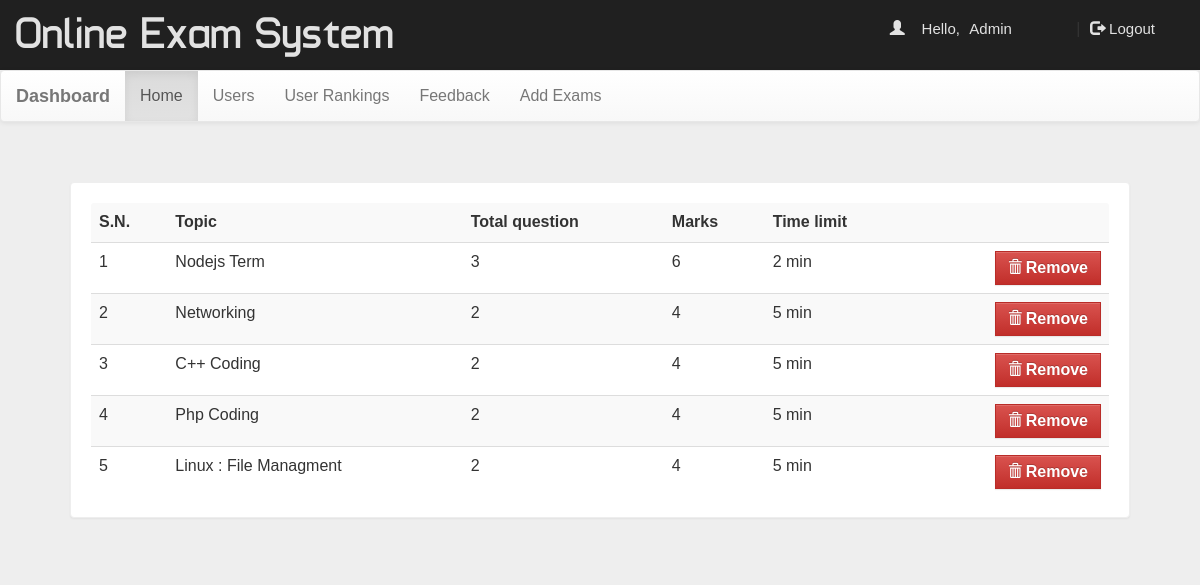
The app's page /dash.php?q=0 (signed in) with its own data.
### tables this page shows
CREATE TABLE `quiz` (
  `eid` text NOT NULL,
  `title` varchar(100) NOT NULL,
  `sahi` int(11) NOT NULL,
  `wrong` int(11) NOT NULL,
  `total` int(11) NOT NULL,
  `time` bigint(20) NOT NULL,
  `intro` text NOT NULL,
  `tag` varchar(100) NOT NULL,
  `date` timestamp NOT NULL DEFAULT CURRENT_TIMESTAMP ON UPDATE CURRENT_TIMESTAMP
);

### dash.php (the view, shortened to what this page needs)
<!DOCTYPE html PUBLIC "-//W3C//DTD XHTML 1.0 Transitional//EN" "http://www.w3.org/TR/xhtml1/DTD/xhtml1-transitional.dtd">
<html xmlns="http://www.w3.org/1999/xhtml">
<head>
<link  rel="stylesheet" href="css/bootstrap.min.css"/>
 <link  rel="stylesheet" href="css/bootstrap-theme.min.css"/>
 <link rel="stylesheet" href="css/main.css">
 <link  rel="stylesheet" href="css/font.css">
</head>
<body  style="background:#eee;">
<div class="header">
<div class="row">
<div class="col-lg-6">
<span class="logo">Online Exam System</span></div>
<?php
 include_once 'dbConnection.php';
  if(!(isset($_SESSION['email']))){
header("location:index.php");
}
else
{
$name = $_SESSION['name'];
echo '<span class="pull-right top title1" ><span class="log1"><span class="glyphicon glyphicon-user" aria-hidden="true"></span>&nbsp;&nbsp;&nbsp;&nbsp;Hello,</span> <a href="#" class="log log1">'.$name.'</a>&nbsp;|&nbsp;<a href="logout.php?q=account.php" class="log"><span class="glyphicon glyphicon-log-out" aria-hidden="true"></span>&nbsp;Logout</button></a></span>';
}?>
</div></div>
<nav class="navbar navbar-default title1">
  <div class="container-fluid">
    <div class="navbar-header">
      <a class="navbar-brand" href="dash.php?q=0"><b>Dashboard</b></a>
    </div>
    <div class="collapse navbar-collapse" id="bs-example-navbar-collapse-1">
      <ul class="nav navbar-nav">
        <li <?php if(@$_GET['q']==0) echo'class="active"'; ?>><a href="dash.php?q=0">Home<span class="sr-only">(current)</span></a></li>
        <li <?php if(@$_GET['q']==1) echo'class="active"'; ?>><a href="dash.php?q=1">Users</a></li>
		<li <?php if(@$_GET['q']==2) echo'class="active"'; ?>><a href="dash.php?q=2">User Rankings</a></li>
    <li <?php if(@$_GET['q']==3) echo'class="active"'; ?>><a href="dash.php?q=3">Feedback</a></li>
    <li <?php if(@$_GET['q']==4) echo'class="active"'; ?>><a href="dash.php?q=4">Add Exams</a></li>
      </ul>
          </div>
  </div>
</nav>
<div class="container">
<div class="row">
<div class="col-md-12">
<?php if(@$_GET['q']==0) {
$result = mysqli_query($con,"SELECT * FROM quiz ORDER BY date DESC") or die('Error');
echo  '<div class="panel"><table class="table table-striped title1">
<tr><td><b>S.N.</b></td><td><b>Topic</b></td><td><b>Total question</b></td><td><b>Marks</b></td><td><b>Time limit</b></td><td></td></tr>';
$c=1;
while($row = mysqli_fetch_array($result)) {
	$title = $row['title'];
	$total = $row['total'];
	$sahi = $row['sahi'];
    $time = $row['time'];
	$eid = $row['eid'];
	echo '<tr><td>'.$c++.'</td><td>'.$title.'</td><td>'.$total.'</td><td>'.$sahi*$total.'</td><td>'.$time.'&nbsp;min</td>
	<td><b><a href="update.php?q=rmquiz&eid='.$eid.'" class="pull-right btn btn-danger" style="margin:0px; border-radius:0%;"><span class="glyphicon glyphicon-trash"  aria-hidden="true"></span>&nbsp;<span class="title1"><b>Remove</b></span></a></b></td></tr>';
}
echo '</table></div>';
}
?>
</div>
</div></div>
</body>
</html>

### css/main.css (style rules this page uses)
body { overflow-x: hidden; width: 100%; font: 15px "Century Gothic", "Times Roman", sans-serif; background: #eee; min-height: 550px; background-attachment: fixed; }
.panel { border-color: #eee; margin: 40px; padding: 20px; font: 15px "Century Gothic", "Times Roman", sans-serif; }
.header { background: #202020; height: 70px; }
.logo { font-family: "typo"; font-size: 45px; color: #e2e2e2; margin: 15px; }
.title1 { font: 16px "Century Gothic", "Times Roman", sans-serif; }
.top { margin-top: 20px; }
.log1 { font: 15px "Ubuntu", sans-serif; color: #e2e2e2; margin-left: 10px; }
.log { margin: 10px; margin-right: 60px; margin-left: 5px; color: #e2e2e2; text-decoration: none; font-size: 20px; font-size: 15px; }

### records on screen
quiz: title "Nodejs Term", total "3", $sahi*$total "6", time "2"
quiz: title "Networking", total "2", $sahi*$total "4", time "5"
quiz: title "C++ Coding", total "2", $sahi*$total "4", time "5"
quiz: title "Php Coding", total "2", $sahi*$total "4", time "5"
quiz: title "Linux : File Managment", total "2", $sahi*$total "4", time "5"

### other values on screen
$name "Admin"
